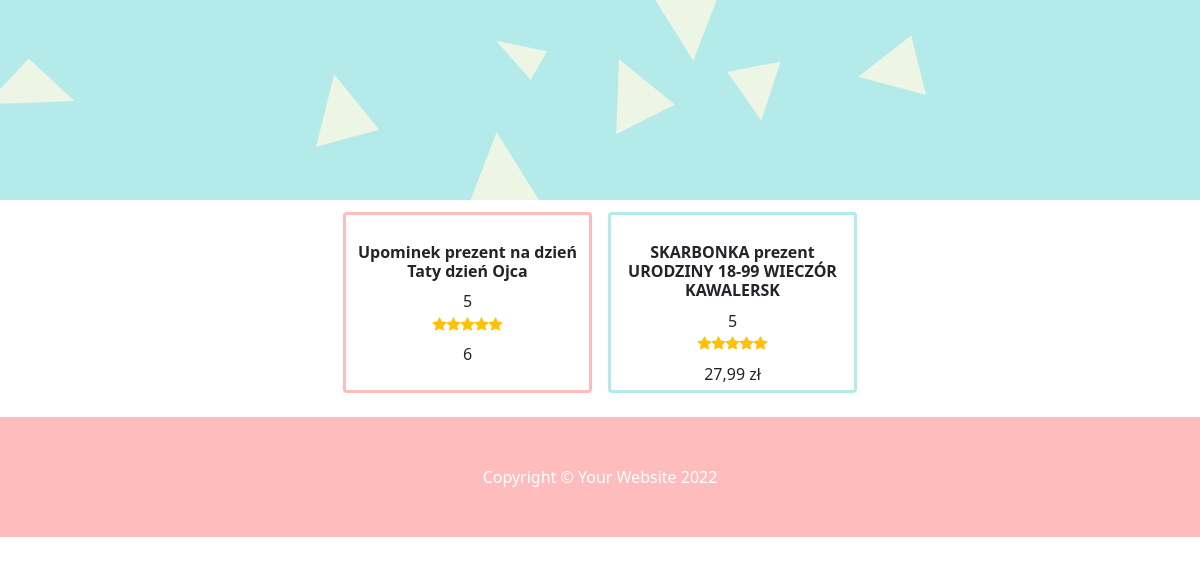
The app's page /, older data.
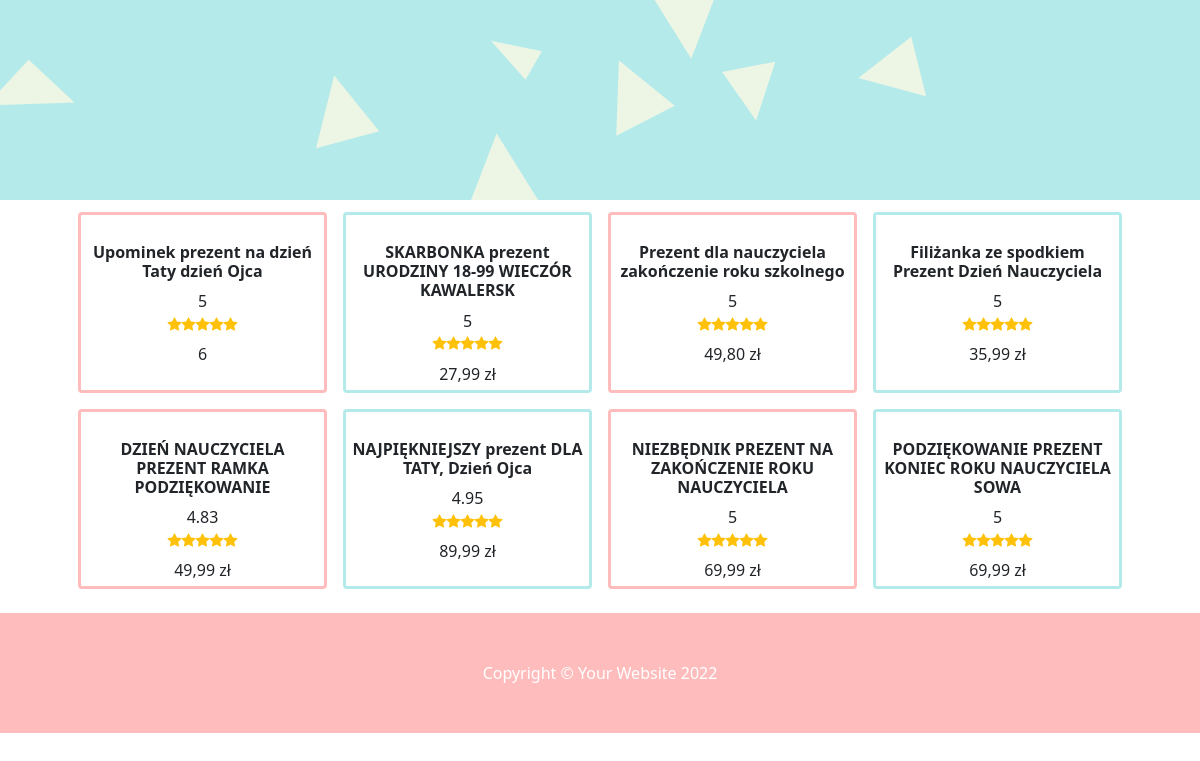
The same page, newer data.
### okazje_app/models.py (models this page shows, shortened)
class Item(models.Model):
    title = models.CharField(max_length=256)
    image = models.ImageField(null=True, blank=True)
    image_thumbnail = models.ImageField(null=True, blank=True)
    image_url = models.URLField(null=True, blank=True)
    price = models.CharField(max_length=100)
    url = models.URLField()
    description = models.TextField(null=True, blank=True)
    rating = models.CharField(max_length=256, null=True, blank=True)
    rating_count = models.IntegerField(null=True, blank=True)
    slug = models.SlugField(null=False, unique=True)

### okazje_app/views.py (the view)
# urls.py: path('', Items.as_view()),
class Items(ListView):
    model = Item
    template_name = 'okazje_app/okazje.html'
    context_object_name = 'okazje'
    paginate_by = PAGINATE_NUMBER

### okazje_app/templates/okazje_app/okazje.html (shortened to what this page needs)
{% extends 'base.html' %}
{% load static %}
{% block content %}
    <header class="py-0">
        <div
            class="p-0 text-center bg-image"
            style="
              background-image: url({% static 'assets/bg.svg' %});
              height: 200px;
            "
          >
          </div>
    </header>
    <section class="py-2">
        <div class="container px-1 px-lg-5 mt-1">
            <div class="row gx-2 gx-lg-3 row-cols-2 row-cols-md-3 row-cols-xl-4 justify-content-center">
                {% for okazja in okazje %}
                    <div class="col mb-3">
                        <div class="card h-100 " style="border-color:
                            {% if okazja.id|divisibleby:2 %}#B5EAEA{% else %}#FFBCBC{% endif %}; border-width: medium">
                            <a href="" data-bs-toggle="modal" data-bs-target="#Modal"
                               onclick="setImage(`{{ okazja.slug }}`, `{{ okazja.title }}`, `{{ okazja.url }}`)">
                            </a>
                            <div class="card-body p-1">
                                <div class="text-center">
                                    <h6 class="fw-bolder">{{ okazja.title }}</h6>
                                    {{ okazja.rating }}
                                    <div class="d-flex justify-content-center small text-warning mb-2">
                                        <div class="bi-star-fill"></div>
                                        <div class="bi-star-fill"></div>
                                        <div class="bi-star-fill"></div>
                                        <div class="bi-star-fill"></div>
                                        <div class="bi-star-fill"></div>
                                    </div>
                                    {{ okazja.price }}
                                </div>
                            </div>
                        </div>
                    </div>
                {% endfor %}
            </div>
        </div>
    </section>
    <footer class="py-5" style="background-color: #FFBCBC">
        <div class="container"><p class="m-0 text-center text-white">Copyright &copy; Your Website 2022</p></div>
    </footer>
{% endblock %}

### templates/base.html (shortened to what this page needs)
{% load static %}
<!DOCTYPE html>
<html lang="en">
    <head>
        <link href="https://cdn.jsdelivr.net/npm/bootstrap-icons@1.5.0/font/bootstrap-icons.css" rel="stylesheet" />
        <link href="{% static 'css/styles.css' %}" rel="stylesheet" />
    </head>
    <body>
        {% block content %}{% endblock %}
    </body>
</html>

### okazje_app/templates/okazje_app/modal.html (shortened to what this page needs)
{% load static %}

Row changes from the older to the newer data that the page shows:
added Item: title "Prezent dla nauczyciela zakończenie roku szkolnego", rating "5", price "49,80 zł"
added Item: title "Filiżanka ze spodkiem Prezent Dzień Nauczyciela", rating "5", price "35,99 zł"
added Item: title "DZIEŃ NAUCZYCIELA PREZENT RAMKA PODZIĘKOWANIE", rating "4.83", price "49,99 zł"
added Item: title "NAJPIĘKNIEJSZY prezent DLA TATY, Dzień Ojca", rating "4.95", price "89,99 zł"
added Item: title "NIEZBĘDNIK PREZENT NA ZAKOŃCZENIE ROKU NAUCZYCIELA", rating "5", price "69,99 zł"
added Item: title "PODZIĘKOWANIE PREZENT KONIEC ROKU NAUCZYCIELA SOWA", rating "5", price "69,99 zł"
